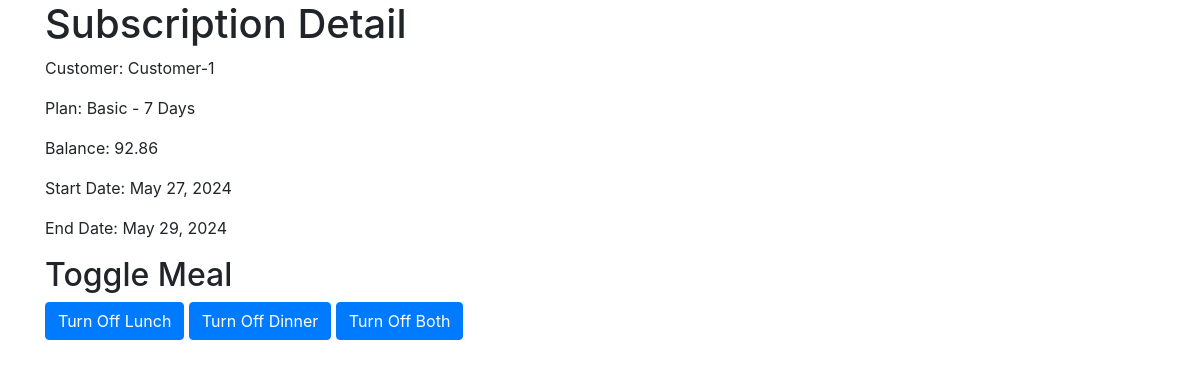
The app's page /orders/subscription/1/, older data.
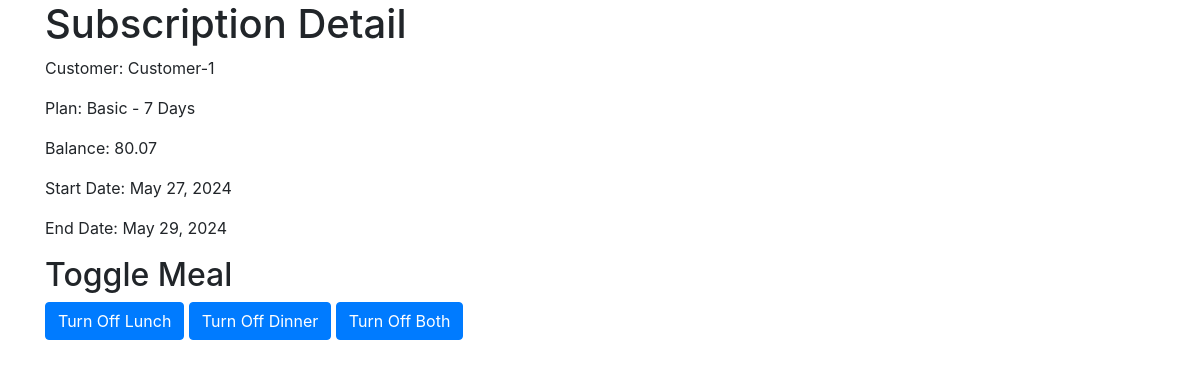
The same page, newer data.
### orders/models.py (models this page shows, shortened)
class Subscription(models.Model):
    customer = models.ForeignKey(Customer, on_delete=models.CASCADE)
    start_date = models.DateField()
    end_date = models.DateField()
    balance = models.DecimalField(max_digits=10, decimal_places=2)

class Customer(models.Model):
    BASIC = 'Basic'
    PREMIUM = 'Premium'
    CATEGORY_CHOICES = [
        (BASIC, 'Basic'),
        (PREMIUM, 'Premium')
    ]
    PLAN_CHOICES = [
        (3, '3 Days'),
        (7, '7 Days'),
        (15, '15 Days'),
        (30, '30 Days'),
    ]
    name = models.CharField(max_length=100)
    category = models.CharField(max_length=10, choices=CATEGORY_CHOICES)
    plan_days = models.IntegerField(choices=PLAN_CHOICES)

### orders/views.py (the view)
# urls.py: path('subscription/<int:subscription_id>/', views.subscription_detail, name='subscription_detail'),
def subscription_detail(request, subscription_id):
    subscription = get_object_or_404(Subscription, id=subscription_id)
    return render(request, 'orders/subscription_detail.html', {'subscription': subscription})

### orders/templates/orders/subscription_detail.html (shortened to what this page needs)
<!DOCTYPE html>
<html lang="en">
<head>
    <link rel="stylesheet" href="https://stackpath.bootstrapcdn.com/bootstrap/4.5.2/css/bootstrap.min.css">
</head>
<body>
    <div class="container">
        <h1>Subscription Detail</h1>
        <p>Customer: {{ subscription.customer.name }}</p>
        <p>Plan: {{ subscription.customer.category }} - {{ subscription.customer.plan_days }} Days</p>
        <p>Balance: {{ subscription.balance }}</p>
        <p>Start Date: {{ subscription.start_date }}</p>
        <p>End Date: {{ subscription.end_date }}</p>
        <h2>Toggle Meal</h2>
        <a href="{% url 'toggle_meal' subscription.id 'lunch' %}" class="btn btn-primary">Turn Off Lunch</a>
        <a href="{% url 'toggle_meal' subscription.id 'dinner' %}" class="btn btn-primary">Turn Off Dinner</a>
        <a href="{% url 'toggle_meal' subscription.id 'both' %}" class="btn btn-primary">Turn Off Both</a>
    </div>
</body>
</html>

Row changes from the older to the newer data that the page shows:
changed Subscription "Customer-1": balance "92.86" → "80.07"
